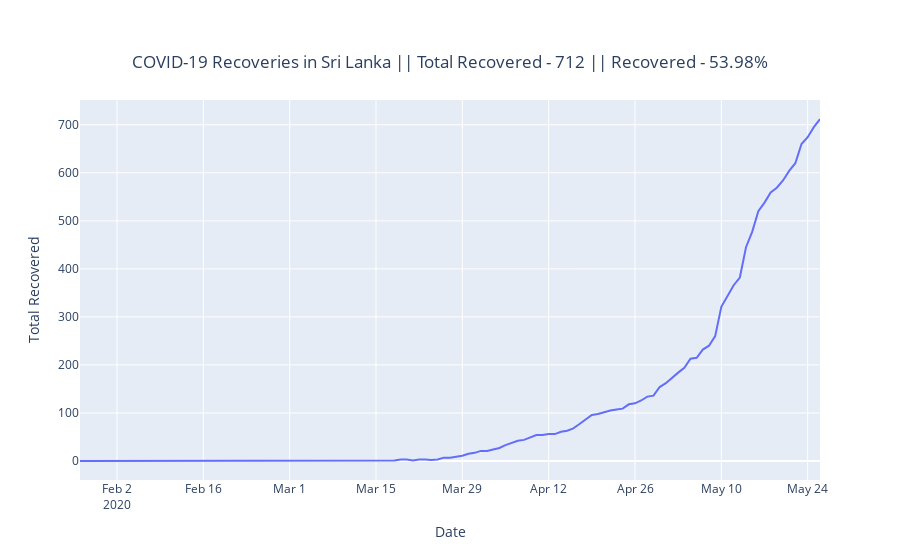

Notebook code for this chart:
### Markdown cell above
# Total Recoveries

### Code cell
x = date_objects
y = recovered_list
fig = go.Figure(data=go.Scatter(x=x, y=y))
yLabelTitle(fig,y)
fig.show()
